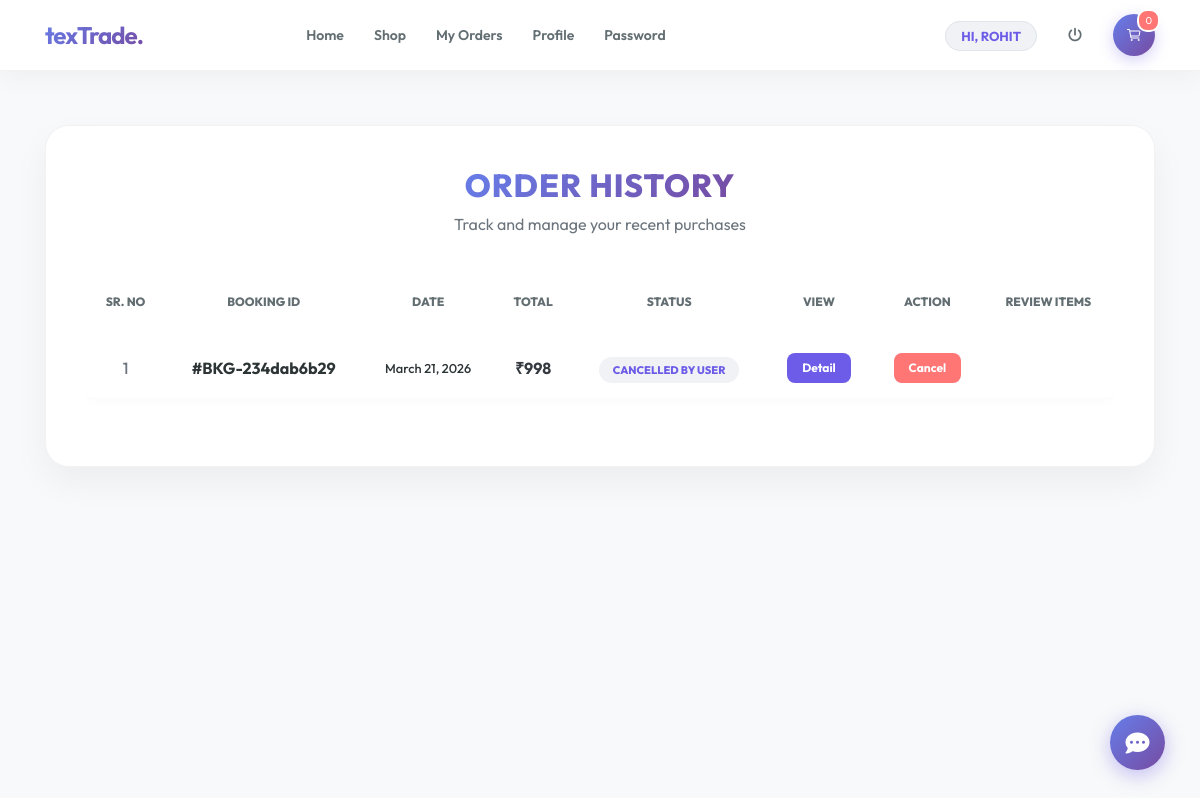
The app's page /view_booking (signed in) with its own data.
### textiles/models.py (models this page shows, shortened)
class Booking(models.Model):
    id = models.AutoField(primary_key=True)
    status = models.CharField(max_length=30,null=True)
    profile = models.ForeignKey(Profile, on_delete=models.CASCADE, null=True)
    booking_id = models.CharField(max_length=200, unique=True, blank=True)
    book_date = models.CharField(max_length=30, null=True)
    total = models.IntegerField(null=True)
    payment = models.ForeignKey(Payment, on_delete=models.SET_NULL, null=True, blank=True)

### textiles/views.py (the view)
# urls.py: path('view_booking', View_Booking, name='view_booking'),
def View_Booking(request):
    if not request.user.is_authenticated:
        return redirect('login')
    user = User.objects.get(id=request.user.id)
    profile = Profile.objects.get(user=user)
    cart = Cart.objects.filter(profile=profile)
    book = Booking.objects.filter(profile=profile)
    num1=0
    for i in cart:
        num1 += 1
    d = {'book': book,'num1':num1}
    return render(request, 'view_booking.html', d)

### textiles/templates/view_booking.html (shortened to what this page needs)
{% extends 'navigation.html' %}
{% block body %}
<div class="container">
    <div class="booking-container">
        <div class="page-header">
            <h2>Order History</h2>
            <p class="text-muted">Track and manage your recent purchases</p>
        </div>
        <div class="table-responsive">
            <table class="table custom-table" id="myTable">
                <thead>
                    <tr>
                        <th>Sr. No</th>
                        <th>Booking ID</th>
                        <th>Date</th>
                        <th>Total</th>
                        <th>Status</th>
                        <th>View</th>
                        <th>Action</th>
                        <th>Review Items</th>
                    </tr>
                </thead>
                <tbody>
                    {% for i in book %}
                    <tr>
                        <td class="text-muted">{{ forloop.counter }}</td>
                        <td class="font-weight-bold">#{{ i.booking_id }}</td>
                        <td class="small">{{ i.book_date }}</td>
                        <td class="font-weight-bold text-dark">₹{{ i.total }}</td>
                        <td><span class="status-badge">{{ i.status }}</span></td>
                        <td>
                            <a href="{% url 'booking_detail' i.booking_id i.id %}">
                                <button class="btn-detail">Detail</button>
                            </a>
                        </td>
                        <td>
                            <a href="{% url 'delete_booking' i.booking_id i.id %}" onclick="return confirm('Are you sure you want to cancel this booking?')">
                                <button class="btn-cancel">Cancel</button>
                            </a>
                        </td>
                        <td>
                        </td>
                    </tr>
                    {% endfor %}
                </tbody>
            </table>
        </div>
    </div>
</div>
{% endblock %}

### textiles/templates/navigation.html (shortened to what this page needs)
<!DOCTYPE html>
<html lang="en">
<head>
    {% load static %}
    <link rel="stylesheet" href="https://maxcdn.bootstrapcdn.com/bootstrap/4.0.0/css/bootstrap.min.css">
    <link rel="stylesheet" href="https://cdnjs.cloudflare.com/ajax/libs/font-awesome/6.4.0/css/all.min.css">
</head>
<body>
<nav class="navbar navbar-expand-lg fixed-top">
    <div class="container">
        <a class="navbar-brand" href="{% url 'home' %}">texTrade.</a>
        <div class="collapse navbar-collapse" id="mainNavbar">
            <ul class="navbar-nav mx-auto">
                {% if request.user.is_superuser %}
                    <li class="nav-item"><a class="nav-link" href="{% url 'admin_home' %}">Dashboard</a></li>
                    <li class="nav-item"><a class="nav-link" href="{% url 'view_user' %}">Users</a></li>
                    <li class="nav-item"><a class="nav-link" href="{% url 'view_vendors' %}">Vendors</a></li>
                     <li class="nav-item"><a class="nav-link" href="{% url 'admin_viewBooking' %}">Orders</a></li>
                    <li class="nav-item dropdown">
                        <a class="nav-link dropdown-toggle" href="#" data-toggle="dropdown">Catalog</a>
                        <div class="dropdown-menu">
                            <a class="dropdown-item" href="{% url 'admin_view_product' %}">View Products</a>
                            <div class="dropdown-divider"></div>
                            <a class="dropdown-item" href="{% url 'add_categary' %}">Add Category</a>
                            <a class="dropdown-item" href="{% url 'view_categary' %}">View Categories</a>
                        </div>
                    </li>
                    <li class="nav-item"><a class="nav-link" href="{% url 'admin_profile' %}">Profile</a></li>
                {% elif request.user.is_staff and not request.user.is_superuser %}
                    <li class="nav-item"><a class="nav-link" href="{% url 'vendor_home' %}">Vendor Home</a></li>
                    <li class="nav-item"><a class="nav-link" href="{% url 'vendor_edit_profile' %}">Profile</a></li>
                    <li class="nav-item"><a class="nav-link" href="{% url 'vendor_change_password' %}">Security</a></li>
                {% elif request.user.username %}
                    <li class="nav-item"><a class="nav-link" href="{% url 'home' %}">Home</a></li>
                    <li class="nav-item"><a class="nav-link" href="{% url 'view_product' 0 %}">Shop</a></li>
                    <li class="nav-item"><a class="nav-link" href="{% url 'view_booking' %}">My Orders</a></li>
                    <li class="nav-item"><a class="nav-link" href="{% url 'profile' %}">Profile </a></li>
                    <li class="nav-item"><a class="nav-link" href="{% url 'change_password' %}">Password</a></li>
                {% else %}
                    <li class="nav-item"><a class="nav-link" href="{% url 'home' %}">Home</a></li>
                    <li class="nav-item"><a class="nav-link" href="{% url 'about' %}">About</a></li>
                    <li class="nav-item"><a class="nav-link" href="{% url 'contact' %}">Contact</a></li>
                {% endif %}
            </ul>
            <ul class="navbar-nav ml-auto align-items-center">
                {% if request.user.is_authenticated %}
                    <li class="nav-item mr-3">
                        <span class="welcome-badge">HI, {{ request.user.username }}</span>
                    </li>
                    <li class="nav-item">
                        <a class="nav-link text-danger" href="{% url 'logout' %}"><i class="fas fa-power-off"></i></a>
                    </li>
                {% else %}
                    <li class="nav-item"><a class="nav-link" href="{% url 'login' %}">User Login</a></li>
                    <li class="nav-item"><a class="nav-link" href="{% url 'login_admin' %}">Admin Login</a></li>
                    <li class="nav-item ml-lg-2"><a class="nav-link btn-vendor" href="{% url 'loginvender' %}">Vendor Login</a></li>
                {% endif %}
                {% if request.user.username and not request.user.is_staff %}
                    <li class="nav-item ml-lg-3">
                        <a href="{% url 'cart' %}" class="cart-circle">
                            <ion-icon name="cart-outline"></ion-icon>
                            <span class="cart-count">{{ num1 }}</span>
                        </a>
                    </li>
                {% endif %}
            </ul>
        </div>
    </div>
</nav>
{% block body %}
{% endblock %}
{% if request.user.is_authenticated  %}
<button class="chatbot-toggler" onclick="document.body.classList.toggle('show-chatbot')">
    <i class="fas fa-comment-dots"></i>
</button>
{% endif %}
</body>
</html>

### textiles/templates/navigation.html (style rules this page uses)
:root { --glass-bg: rgba(255, 255, 255, 0.95); --main-gradient: linear-gradient(135deg, #667eea 0%, #764ba2 100%); --text-dark: #2d3436; --accent-purple: #6c5ce7; }
body { font-family: 'Outfit', sans-serif; background-color: #ffffff; color: var(--text-dark); padding-top: 85px; }
.navbar { background: var(--glass-bg) !important; backdrop-filter: blur(10px); border-bottom: 1px solid rgba(0,0,0,0.05); box-shadow: 0 4px 30px rgba(0, 0, 0, 0.05); padding: 12px 0; }
.navbar-brand { font-weight: 700; font-size: 24px; background: var(--main-gradient); -webkit-background-clip: text; -webkit-text-fill-color: transparent; letter-spacing: -1px; }
.nav-link { color: #636e72 !important; font-weight: 600; font-size: 14px; margin: 0 3px; padding: 8px 12px !important; border-radius: 10px; transition: 0.2s; }
.welcome-badge { background: #f1f2f6; padding: 6px 15px; border-radius: 50px; font-size: 13px; font-weight: 700; color: var(--accent-purple); border: 1px solid #dfe6e9; text-transform: uppercase; }
.cart-circle { background: var(--main-gradient); color: white !important; width: 42px; height: 42px; display: flex; align-items: center; justify-content: center; border-radius: 50%; position: relative; box-shadow: 0 4px 15px rgba(108, 92, 231, 0.3); }
.cart-count { position: absolute; top: -5px; right: -5px; background: #ff7675; color: white; font-size: 10px; padding: 2px 6px; border-radius: 10px; border: 2px solid white; }
.chatbot-toggler { position: fixed; bottom: 30px; right: 35px; outline: none; border: none; height: 55px; width: 55px; display: flex; cursor: pointer; align-items: center; justify-content: center; border-radius: 50%; background: var(--main-gradient); transition: all 0.2s ease; box-shadow: 0 5px 20px rgba(108, 92, 231, 0.4); z-index: 1000; }
.chatbot-toggler i { color: #fff; position: absolute; font-size: 24px; }

### textiles/templates/view_booking.html (style rules this page uses)
:root { --glass-bg: rgba(255, 255, 255, 0.95); --main-gradient: linear-gradient(135deg, #667eea 0%, #764ba2 100%); }
body { background-color: #f8f9fa; }
.booking-container { background: var(--glass-bg); border-radius: 24px; padding: 40px; box-shadow: 0 15px 35px rgba(0,0,0,0.05); border: 1px solid rgba(0,0,0,0.05); margin-top: 40px; margin-bottom: 40px; backdrop-filter: blur(10px); }
.page-header { text-align: center; margin-bottom: 30px; }
.page-header h2 { font-weight: 800; background: var(--main-gradient); -webkit-background-clip: text; -webkit-text-fill-color: transparent; display: inline-block; text-transform: uppercase; letter-spacing: 1px; }
.custom-table { border-collapse: separate; border-spacing: 0 12px; width: 100%; }
.custom-table thead th { background: transparent; border: none; color: #636e72; text-transform: uppercase; font-size: 12px; font-weight: 800; padding: 15px; text-align: center; }
.custom-table tbody tr { background: white; box-shadow: 0 4px 10px rgba(0,0,0,0.02); transition: 0.3s; }
.custom-table td { vertical-align: middle; padding: 15px; border: none; color: #2d3436; font-weight: 500; text-align: center; }
.custom-table td:first-child { border-radius: 15px 0 0 15px; }
.custom-table td:last-child { border-radius: 0 15px 15px 0; }
.status-badge { padding: 6px 14px; border-radius: 50px; font-size: 11px; font-weight: 800; background: #f1f2f6; color: #6c5ce7; text-transform: uppercase; }
.btn-detail { background: #6c5ce7; color: white !important; border-radius: 8px; font-size: 12px; font-weight: 700; padding: 6px 15px; border: none; }
.btn-cancel { background: #ff7675; color: white !important; border-radius: 8px; font-size: 12px; font-weight: 700; padding: 6px 15px; border: none; }

### records on screen
Booking: booking_id "BKG-234dab6b29", book_date "March 21, 2026", total "998", status "CANCELLED BY USER"

### other values on screen
{{ request.user.username }} "ROHIT"
{{ num1 }} "0"
